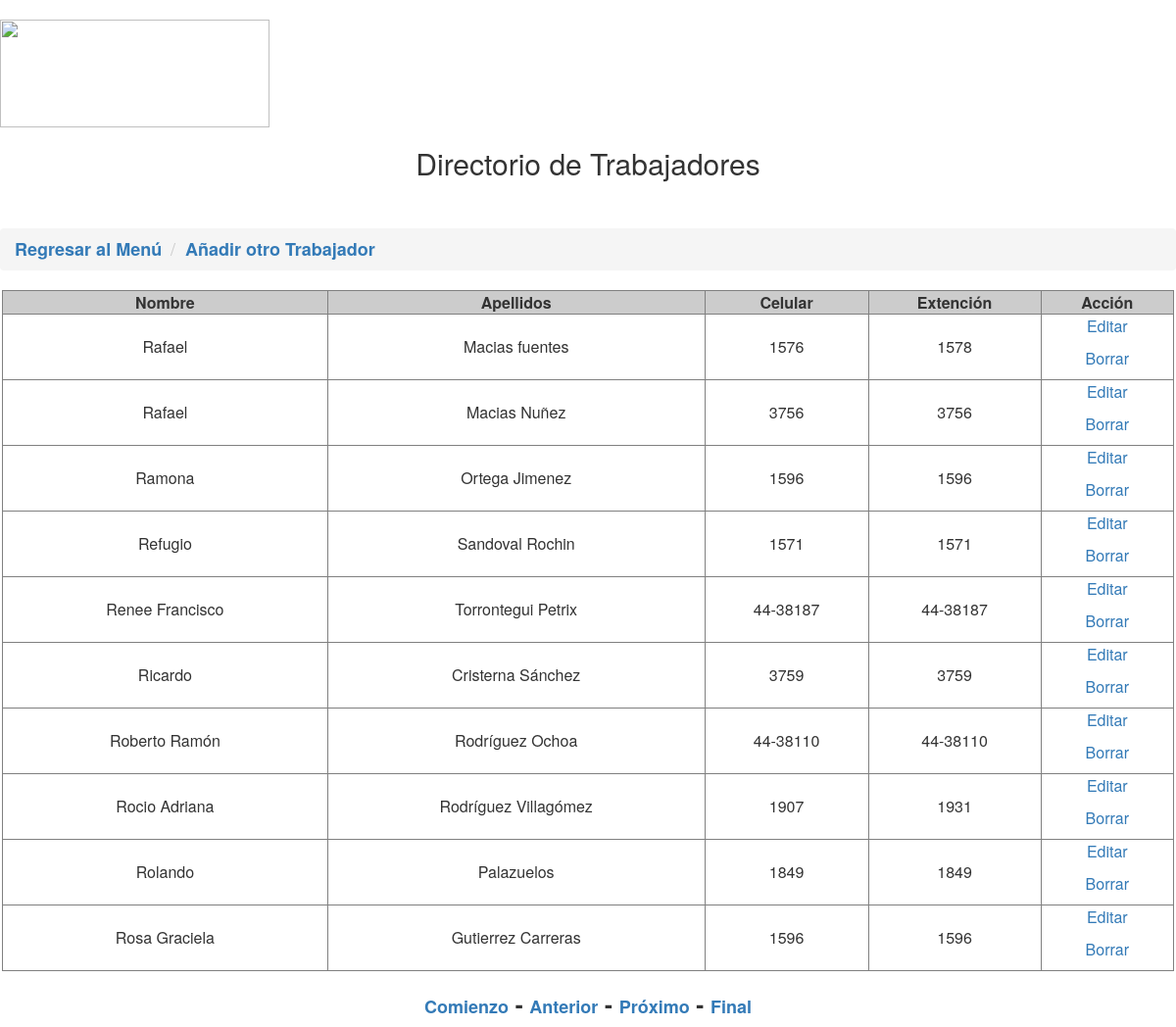
Screenshot of /listadotrabajadores.php?pageNum_RsTrabajadores=7&totalRows_RsTrabajadores=84 with the database file from the repository.
### tables this page shows
CREATE TABLE IF NOT EXISTS `trabajadores` (
  `id_usuario` int(100) NOT NULL,
  `nombre` text NOT NULL,
  `apellidos` text NOT NULL,
  `cel` varchar(100) DEFAULT NULL,
  `extencion` varchar(100) NOT NULL,
  `puesto` text,
  `dependencia` text
);

### listadotrabajadores.php (the view, shortened to what this page needs)
<?php require_once('Connections/base.php'); ?>
<?php
$currentPage = $_SERVER["PHP_SELF"];
$maxRows_RsTrabajadores = 10;
$pageNum_RsTrabajadores = 0;
if (isset($_GET['pageNum_RsTrabajadores'])) {
  $pageNum_RsTrabajadores = $_GET['pageNum_RsTrabajadores'];
}
$startRow_RsTrabajadores = $pageNum_RsTrabajadores * $maxRows_RsTrabajadores;
$query_RsTrabajadores = "SELECT * FROM trabajadores ORDER BY Nombre ASC";
$query_limit_RsTrabajadores = sprintf("%s LIMIT %d, %d", $query_RsTrabajadores, $startRow_RsTrabajadores, $maxRows_RsTrabajadores);
$RsTrabajadores = mysql_query($query_limit_RsTrabajadores, $base) or die(mysql_error());
$row_RsTrabajadores = mysql_fetch_assoc($RsTrabajadores);
if (isset($_GET['totalRows_RsTrabajadores'])) {
  $totalRows_RsTrabajadores = $_GET['totalRows_RsTrabajadores'];
} else {
  $all_RsTrabajadores = mysql_query($query_RsTrabajadores);
  $totalRows_RsTrabajadores = mysql_num_rows($all_RsTrabajadores);
}
$totalPages_RsTrabajadores = ceil($totalRows_RsTrabajadores/$maxRows_RsTrabajadores)-1;
$queryString_RsTrabajadores = "";
$queryString_RsTrabajadores = sprintf("&totalRows_RsTrabajadores=%d%s", $totalRows_RsTrabajadores, $queryString_RsTrabajadores);
?>
<link rel="stylesheet" href="https://maxcdn.bootstrapcdn.com/bootstrap/3.3.7/css/bootstrap.min.css">
<link rel="stylesheet" href="https://maxcdn.bootstrapcdn.com/bootstrap/3.3.7/css/bootstrap-theme.min.css">
<h1 align="left"><img src="img/innovacion.jpg" width="275" height="110" /></h1>
<h2 align="center">Directorio de Trabajadores</h2>
<ol class="breadcrumb">
  <li class="Estilo1"><a href="menu.html" class="Estilo2">Regresar al Menú</a></li>
 <li class="Estilo2"><a href="creartrabajadores.php"><strong>Añadir otro Trabajador</strong></a></li>
</ol>
<table width="1196" border="1" align="center" cellspacing="0"">
  <tr bgcolor="#CCCCCC">
    <td width="326" bgcolor="#CCCCCC"><div align="center"><strong>Nombre</strong></div></td>
    <td width="378" bgcolor="#CCCCCC"><div align="center"><strong>Apellidos</strong></div></td>
    <td width="164" bgcolor="#CCCCCC"><div align="center"><strong>Celular</strong></div></td>
    <td width="173" bgcolor="#CCCCCC"><div align="center"><strong>Extenci&oacute;n</strong></div></td>
    <td width="133" bgcolor="#CCCCCC"><div align="center"><strong>Acci&oacute;n</strong></div></td>
  </tr>
     <?php do { ?>
	<tr>
      <td><div align="center"><?php echo $row_RsTrabajadores['nombre']; ?></div></td>
      <td><div align="center"><?php echo $row_RsTrabajadores['apellidos']; ?></div></td>
      <td><div align="center"><?php echo $row_RsTrabajadores['cel']; ?></div></td>
      <td><div align="center"><?php echo $row_RsTrabajadores['extencion']; ?></div></td>
      <td><p align="center"><a href="Editartrabajadores.php?recordID=<?php echo $row_RsTrabajadores['id_usuario']; ?>">Editar</a></p>
      <p align="center"><a href="Borrartrab.php?recordID=<?php echo $row_RsTrabajadores['id_usuario']; ?>">Borrar</a></p></td>
  </tr>
  <?php } while ($row_RsTrabajadores = mysql_fetch_assoc($RsTrabajadores)); ?>
</table>
<h3 align="center">
  <strong><a href="<?php printf("%s?pageNum_RsTrabajadores=%d%s", $currentPage, 0, $queryString_RsTrabajadores); ?>" class="Estilo2">Comienzo</a> - <a href="<?php printf("%s?pageNum_RsTrabajadores=%d%s", $currentPage, max(0, $pageNum_RsTrabajadores - 1), $queryString_RsTrabajadores); ?>" class="Estilo2">Anterior</a> - <a href="<?php printf("%s?pageNum_RsTrabajadores=%d%s", $currentPage, min($totalPages_RsTrabajadores, $pageNum_RsTrabajadores + 1), $queryString_RsTrabajadores); ?>" class="Estilo2">Próximo</a> - <a href="<?php printf("%s?pageNum_RsTrabajadores=%d%s", $currentPage, $totalPages_RsTrabajadores, $queryString_RsTrabajadores); ?>" class="Estilo2">Final</a></strong></h3>

### listadotrabajadores.php (style rules this page uses)
.Estilo2 { font-size: 18px }

### rows the page displays
trabajadores: nombre "Rafael", apellidos "Macias fuentes", cel "1576", extencion "1578"
trabajadores: nombre "Rafael", apellidos "Macias Nuñez", cel "3756", extencion "3756"
trabajadores: nombre "Ramona", apellidos "Ortega Jimenez", cel "1596", extencion "1596"
trabajadores: nombre "Refugio", apellidos "Sandoval Rochin", cel "1571", extencion "1571"
trabajadores: nombre "Renee Francisco", apellidos "Torrontegui Petrix", cel "44-38187", extencion "44-38187"
trabajadores: nombre "Ricardo", apellidos "Cristerna Sánchez", cel "3759", extencion "3759"
trabajadores: nombre "Roberto Ramón", apellidos "Rodríguez Ochoa", cel "44-38110", extencion "44-38110"
trabajadores: nombre "Rocio Adriana", apellidos "Rodríguez Villagómez", cel "1907", extencion "1931"
trabajadores: nombre "Rolando", apellidos "Palazuelos", cel "1849", extencion "1849"
trabajadores: nombre "Rosa Graciela", apellidos "Gutierrez Carreras", cel "1596", extencion "1596"
